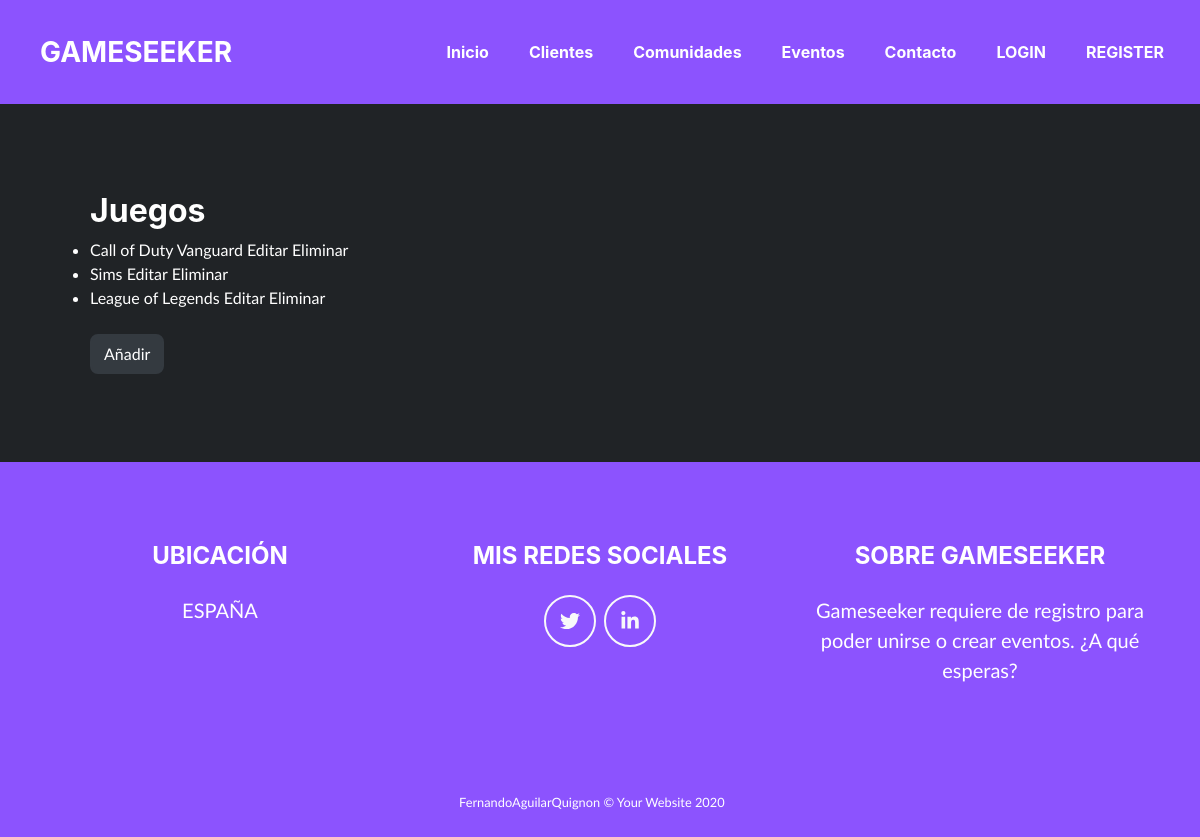
The app's page /juegos/, older data.
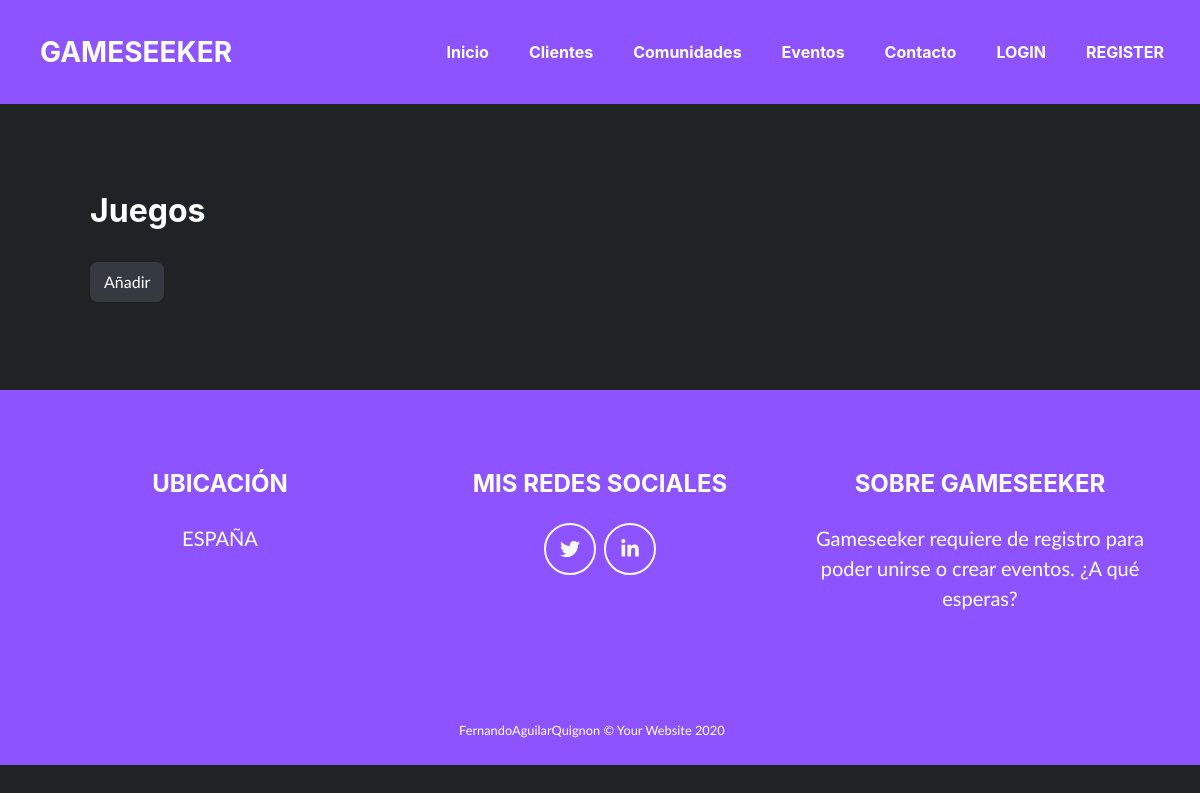
The same page, newer data.
### gameseek_app/models.py (models this page shows, shortened)
class Game(models.Model):
    name = models.CharField(max_length = 100)
    description = models.CharField(max_length = 1000)
    category = models.CharField(max_length = 100)

### gameseek_app/views.py (the view)
# urls.py: path('juegos/', GameListView.as_view(), name="game-list"),
class GameListView(ListView):
    model = Game

### gameseek_app/templates/gameseek_app/game_list.html (shortened to what this page needs)
{% extends "base.html" %}
{% block content %}
<section class="page-section portfolio" id="portfolio">
    <ul>
    <h2>Juegos</h2>
    {% for game in object_list %}
        <li><a href={% url 'game-detail' game.id %}>{{ game.name }} </a><a href={% url 'game-update' game.id %}>Editar  </a><a href={% url 'game-delete' game.id %}>Eliminar</a></li>
    {% endfor %}
    <br>
    <button type="button" class="btn btn-dark" onclick="window.location.href='/juegos/add/'">Añadir</button>
</ul>
</section>
{% endblock %}

Row changes from the older to the newer data that the page shows:
removed Game: name "Call of Duty Vanguard"
removed Game: name "Sims"
removed Game: name "League of Legends"
